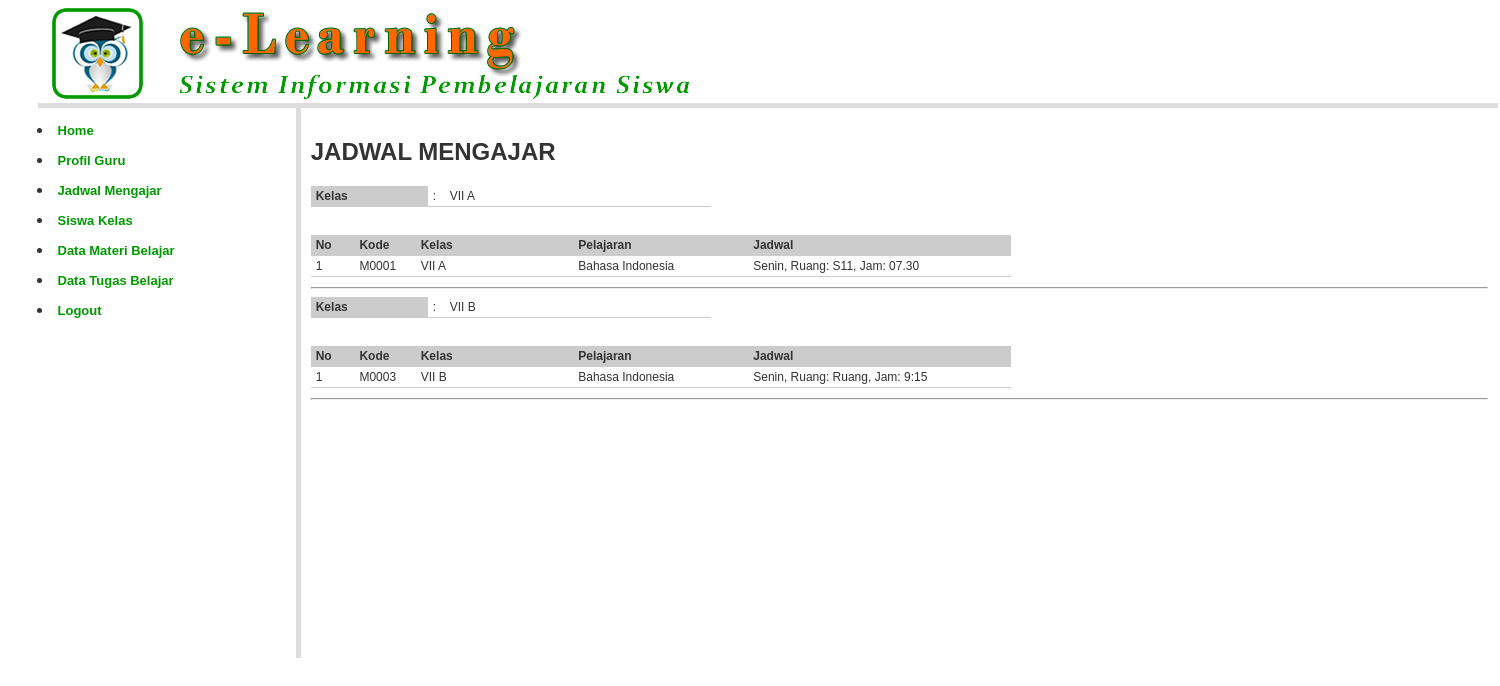
The app's page /guru/?open=Jadwal-Tampil (signed in) with its own data.
### tables this page shows
CREATE TABLE `kelas` (
  `kd_kelas` char(3) NOT NULL,
  `nm_kelas` varchar(100) NOT NULL,
  `kd_guru` char(4) NOT NULL
);

CREATE TABLE `mengajar` (
  `kd_mengajar` char(5) NOT NULL,
  `kd_kelas` char(3) NOT NULL,
  `kd_pelajaran` char(3) NOT NULL,
  `kd_guru` char(4) NOT NULL,
  `hari` varchar(100) NOT NULL,
  `jam` varchar(5) NOT NULL,
  `ruang` varchar(5) NOT NULL
);

CREATE TABLE `pelajaran` (
  `kd_pelajaran` char(3) NOT NULL,
  `nm_pelajaran` varchar(100) NOT NULL
);

### guru/jadwal_tampil.php (the view, shortened to what this page needs)
<?php
include_once "../library/inc.connection.php";
if(isset($_SESSION['SES_GURU'])) {
	$kodeGuru	= $_SESSION['SES_GURU'];
}
else {
	echo "Kode data tidak terbaca";
	exit;
}
?>
<h2>  JADWAL MENGAJAR </h2>
<?php
$mySql 	= "SELECT kelas.* FROM mengajar LEFT JOIN kelas ON mengajar.kd_kelas = kelas.kd_kelas
			WHERE mengajar.kd_guru='$kodeGuru' GROUP BY mengajar.kd_kelas";
$myQry 	= mysql_query($mySql, $koneksidb)  or die ("Query  salah : ".mysql_error());
while ($myData = mysql_fetch_array($myQry)) {
	$kodeKelas = $myData['kd_kelas'];
?>
<table class="table-list" width="400" border="0" cellspacing="1" cellpadding="3">
  <tr>
    <td width="109" bgcolor="#CCCCCC"><strong>Kelas</strong></td>
    <td width="7">: </td>
    <td width="262"><?php echo $myData['nm_kelas']; ?></td>
  </tr>
</table>
<br />
<table class="table-list" width="700" border="0" cellspacing="1" cellpadding="3">
  <tr>
    <td width="5%" bgcolor="#CCCCCC"><strong>No</strong></td>
    <td width="7%" bgcolor="#CCCCCC"><strong>Kode</strong></td>
    <td width="18%" bgcolor="#CCCCCC"><strong>Kelas</strong></td>
    <td width="20%" bgcolor="#CCCCCC"><strong>Pelajaran</strong></td>
    <td width="30%" bgcolor="#CCCCCC"><strong>Jadwal</strong></td>
  </tr>
  <?php
$my2Sql 	= "SELECT mengajar.*, kelas.nm_kelas, pelajaran.nm_pelajaran, guru.nm_guru
			FROM mengajar
			LEFT JOIN pelajaran ON mengajar.kd_pelajaran = pelajaran.kd_pelajaran
			LEFT JOIN kelas ON mengajar.kd_kelas = kelas.kd_kelas
			LEFT JOIN guru ON mengajar.kd_guru = guru.kd_guru
			WHERE mengajar.kd_kelas='$kodeKelas' AND mengajar.kd_guru='$kodeGuru' ORDER BY mengajar.kd_mengajar ASC";
$my2Qry 	= mysql_query($my2Sql, $koneksidb)  or die ("Query  salah : ".mysql_error());
$nomor  = 0;
while ($my2Data = mysql_fetch_array($my2Qry)) {
	$nomor++;
?>
  <tr>
    <td><?php echo $nomor; ?> </td>
    <td><?php echo $my2Data['kd_mengajar']; ?> </td>
    <td><?php echo $my2Data['nm_kelas']; ?> </td>
    <td><?php echo $my2Data['nm_pelajaran']; ?> </td>
    <td><?php echo $my2Data['hari'].", Ruang: ".$my2Data['ruang'].", Jam: ".$my2Data['jam']; ?> </td>
  </tr>
  <?php } ?>
</table> <hr />
<?php } ?>

### styles/style.css (style rules this page uses)
body { margin:0px auto 0px; padding:3px; font-family:"Arial"; font-size:12px; color:#333; width:95%; background-position:top; background-color:#fff; }
.table-main td { color: #333; border-collapse: collapse; vertical-align: center; padding: 0px; border:none; }
.table-list { clear: both; text-align: left; border-collapse: collapse; margin: 0px 0px 10px 0px; background:#fff; }
.table-list td { color: #333; font-size:12px; border-color: #fff; border-collapse: collapse; vertical-align: center; padding: 3px 5px; border-bottom:1px #CCCCCC solid; }

### records on screen
kelas: nm_kelas "VII A"
mengajar: kd_mengajar "M0001", kd_kelas.nm_kelas "VII A", kd_pelajaran.nm_pelajaran "Bahasa Indonesia", hari "Senin", ruang "S11", jam "07.30"
kelas: nm_kelas "VII B"
mengajar: kd_mengajar "M0003", kd_kelas.nm_kelas "VII B", kd_pelajaran.nm_pelajaran "Bahasa Indonesia", hari "Senin", ruang "Ruang", jam "9:15"
